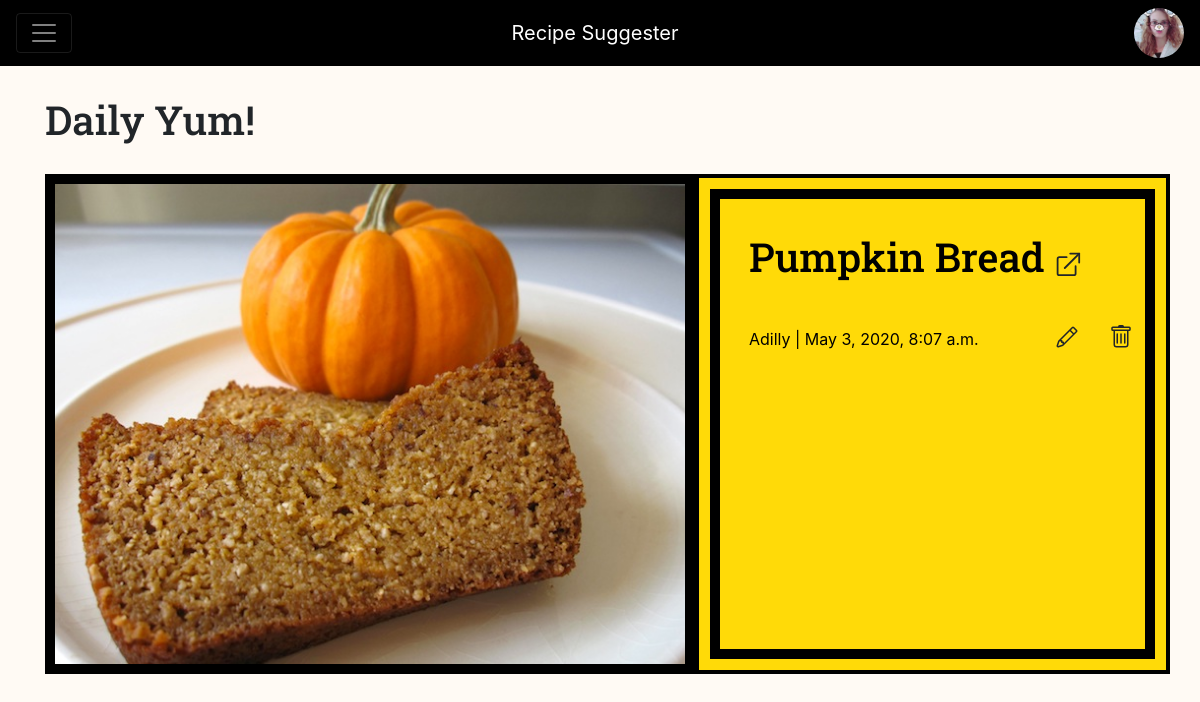
Screenshot of /recipe/30 (signed in) with the database file from the repository.
### recipe_app/models.py (models this page shows, shortened)
class UserProfileInfo(models.Model):
    user = models.OneToOneField(User, on_delete=models.CASCADE)
    profile_pic = models.ImageField(upload_to='images', blank=True)

class RecipePost(models.Model):
    author = models.ForeignKey('auth.User', on_delete=models.CASCADE)
    title = models.CharField(max_length=200)
    url = models.URLField(max_length=200, blank=True)
    image = models.ImageField(upload_to='recipe_images', blank=True)
    description = models.TextField(blank=True)
    ingredients = RichTextField(blank=True, null=True)
    create_date = models.DateTimeField(default=timezone.now())
    published_date = models.DateTimeField(blank=True, null=True)

### recipe_app/views.py (the view)
# urls.py: re_path(r'^recipe/(?P<pk>\d+)$', views.RecipePostDetailView.as_view(), name='recipepost_detail'),
class RecipePostDetailView(DetailView):
    model = RecipePost

### recipe_app/templates/recipe_app/recipepost_detail.html (shortened to what this page needs)
{% extends 'recipe_app/base.html' %}
{% block body_block %}
{% load static %}
<div class="container">
    {% if user.is_authenticated %}
        <div class="row">
            <div class="col-md-12">
                <h1 class="list-page-header">Daily Yum!</h1>
            </div>
        </div>
        <div class="row">
            <div class="col-lg-7 detail-image-div">
                {% if recipepost.image %}
                    <img class="recipe-detail-image" src="{{ recipepost.image.url }}">
                {% endif %}
            </div>
            <div class="col-lg-5 recipe-detail-text">
                <h1 class="list-page-header">{{ recipepost.title }} <a href="{{ recipepost.url }}" target="_blank" class="recipe-detail-url">
                </a></h1>
                <div class="row">
                    <div class="col-12 col-lg-8">
                        <p class="post-details">{{ recipepost.author }} | {{recipepost.create_date}}</p>
                    </div>
                    <div class="col-12 col-lg-4 text-center">
                        <a class="modify-button" href="{% url 'recipe_app:recipe_update' pk=recipepost.pk %}">
                        </a>
                        <a class="modify-button" href="{% url 'recipe_app:recipe_delete' pk=recipepost.pk %}">
                        </a>
                    </div>
                </div>
            </div>
        </div>
        <div class="row">
            <div class="col-lg-12">
            </div>
        </div>
    {% endif %}
</div>
{% endblock %}

### recipe_app/templates/recipe_app/base.html (shortened to what this page needs)
{% load static %}
<!DOCTYPE html>
<html lang="en">
<head>
    <link rel=stylesheet href="{% static 'css/index.css' %}" type="text/css">
    <link rel="stylesheet" href="https://stackpath.bootstrapcdn.com/bootstrap/4.4.1/css/bootstrap.min.css">
</head>
<body>
    <div class="pos-f-t">
      <nav id="base-nav" class="navbar navbar-dark">
        <button class="navbar-toggler" type="button" data-toggle="collapse" data-target="#navbarToggleExternalContent" aria-controls="navbarToggleExternalContent" aria-expanded="false" aria-label="Toggle navigation">
          <span class="navbar-toggler-icon"></span>
        </button>
        <a class="navbar-brand nav-item" href="{% url 'recipe_app:index' %}">Recipe Suggester</a>
          <ul class="nav navbar-nav navbar-right nav-item">
            {% if user.is_authenticated %}
                <li>
                    {% if user.userprofileinfo.profile_pic %}
                        <a><img src="{{user.userprofileinfo.profile_pic.url}}" alt="Avatar" class="avatar"></a>
                    {% else %}
                        <a class="nav-item">Welcome {{ user.username }}</a>
                    {% endif %}
                </li>
            {% endif %}
        </ul>
      </nav>
    </div>
    <div>
       {% block body_block %}
        {% endblock %}
    </div>
</body>
</html>

### recipe_app/static/css/index.css (style rules this page uses)
body { background-color: #fffaf4 !important; padding-bottom: 40px; }
.avatar { vertical-align: middle; width: 50px; height: 50px; border-radius: 50%; object-fit: cover; }
#base-nav { background-color: black; color: white; }
.nav-item { color: white; text-decoration: none; }
h1 { font-family: 'Roboto Slab', serif; }
.list-page-header { margin-top: 30px; margin-bottom: 30px; }
.recipe-detail-image { width: 650px; height: 500px; object-fit: cover; border-style: solid; color: black; border-width: 10px; }
.recipe-detail-text { background-color: #ffda08; position: relative; width: auto; height: 500px; padding-left: 50px !important; padding-top: 25px; border: 4px; border-style: solid; color: black; outline: 10px solid black; outline-offset: -25px; }
.recipe-detail-url { color: #212529; font-size: 1.8rem; }
.modify-button { display: inline-block; font-weight: 600; color: #212529; text-align: center; vertical-align: middle; cursor: pointer; -webkit-user-select: none; -moz-user-select: none; -ms-user-select: none; user-select: none; border: 1px solid transparent; padding: .375rem .75rem; font-size: 1.5rem; line-height: 1.5; border-radius: .25rem; transition: color .15s ease-in-out,background-color .15s ease-in-out,border-color .15s ease-in-out,box-shadow .15s ease-in-out; background-color: transparent; }
.post-details { padding-top: 1rem; }

### rows the page displays
RecipePost: image (picture), title "Pumpkin Bread", author "Adilly", create_date "May 3, 2020, 8:07 a.m."
